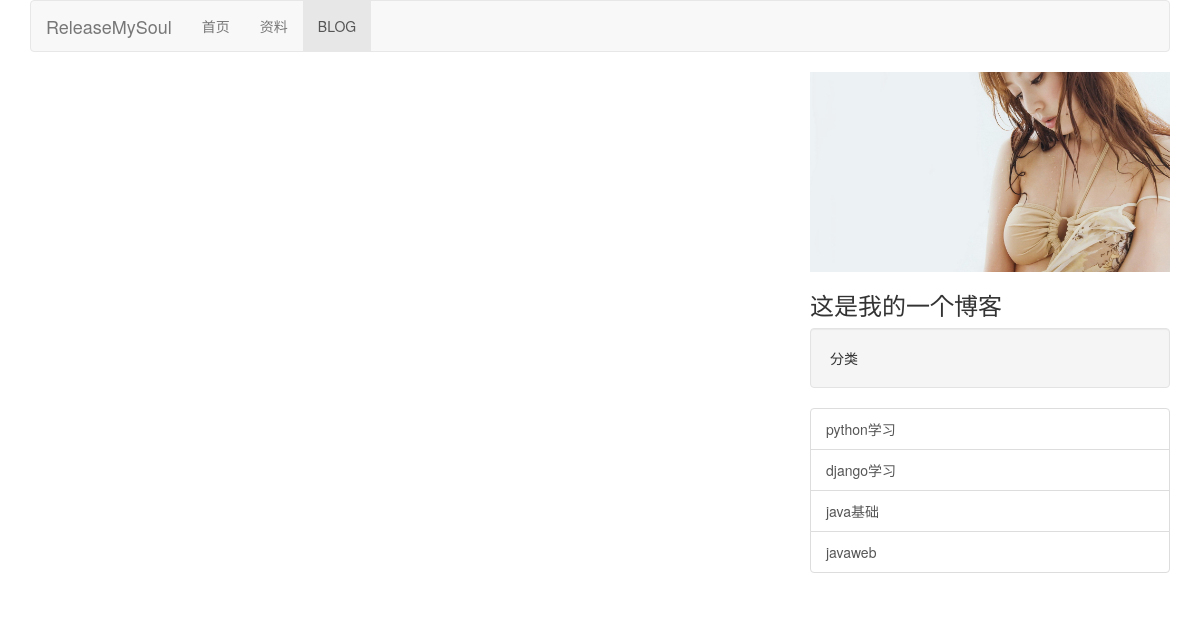
Screenshot of /blog/java-fundation with the database file from the repository.
### myblog/models.py (models this page shows, shortened)
class Classification(models.Model):
    name = models.CharField(max_length=20)
    english_name = models.CharField(max_length=20)

### myblog/views.py (the view)
# urls.py: url(r'^(?P<classname>.+)' , classification_list, name='classification')
def classification_list(request, classname):
	classid = Classification.objects.get(english_name=classname)
	blogs = Article.objects.filter(classification=classid.id)
	author = Author.objects.get(id=1)
	classification = Classification.objects.all()
	return render_to_response('myblog/index.html', {'blogs': blogs, 'author': author, 'classification': classification}, RequestContext(request))

### myblog/templates/myblog/index.html (shortened to what this page needs)
<!DOCTYPE html>
<html lang="en">
<head>
    {% load staticfiles %}
    <link href="{% static 'myblog/bootstrap.min.css' %}" rel="stylesheet">
</head>
<body>
    <div class="container">
        <nav class="navbar navbar-default" role="navigation">
            <div class="container">
                <div class="navbar-header">
                    <a class="navbar-brand" href="{% url 'index:index'%}">ReleaseMySoul</a>
                </div>
                <div>
                    <ul class="nav navbar-nav">
                        <li><a href="{% url 'index:index' %}">首页</a> </li>
                        <li><a href="{% url 'information:index' %}">资料</a> </li>
                        <li class="active"><a href="{% url 'blog:index' %}">BLOG</a> </li>
                    </ul>
                </div>
            </div>
        </nav>
    </div>
    <div class="container">
        <div class="row">
            <div class="col-md-8">
            </div>
            <div class="col-md-4">
                <img src="{% static 'myblog/img/touxiang.jpg' %}" width="360" height="200">
                <h3>这是我的一个博客</h3>
                <div class ="well">
                    <span>分类</span>
                </div>
                <div class="list-group">
                    {% for class in classification%}
                    <a href="{% url 'blog:classification' class.english_name%}" class="list-group-item">{{ class.name }}</a>
                    {% endfor %}
                </div>
            </div>
        </div>
    </div>
</body>
</html>

### rows the page displays
Classification: name "python学习"
Classification: name "django学习"
Classification: name "java基础"
Classification: name "javaweb"
